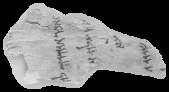
#> input picture Dead_Sea_Project/extracting pieces/pieces/M41287-1-E_P3.jpg, 169 x 92 px, found by its file name; its folder holds 4 pictures in this run
$ python tsne.py   (older library calls are emulated)
#> lines starting #> are read from the running program, lines starting #| are printed output that depends on the picture
import random
import numpy as np
import pickle
from PIL import Image
from scipy.spatial import distance
import igraph
import cv2
import os
from skimage import io
from sklearn.feature_extraction import image
from sklearn.manifold import TSNE
from tqdm import tqdm

data = []
folder = 'pieces\\'

for filename in tqdm((os.listdir(folder))):
    image = cv2.imread(os.path.join(folder, filename))
#> image is the input picture: shape (92, 169, 3); min 0, max 227, mean 104.7
    if image is not None:
        image = cv2.cvtColor(image, cv2.COLOR_BGR2GRAY)
#> image: shape (92, 169)
        image = cv2.resize(image, (45, 45))
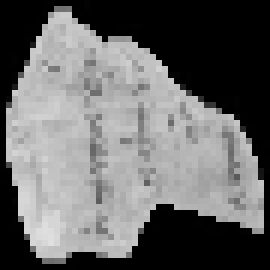
#> image: shape (45, 45) (shown 6 times larger); min 0, max 224, mean 104.4
        image = image.flatten()
#> image = 2025 values, max 224 at index 1808, min 0 at index 0, mean 104.4
        data.append([image, folder + filename])
#> pass 2 of the loop `for filename in tqdm((os.listdir(folder))):`:
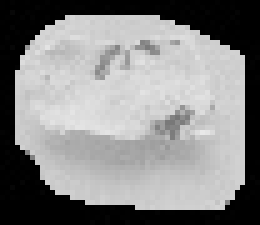
#> input picture Dead_Sea_Project/extracting pieces/pieces/M41465-1-E_P50.jpg, 52 x 45 px, found by its file name (shown 5 times larger)
#> image is the input picture: shape (45, 52, 3); min 0, max 233, mean 134.5
#> `image = cv2.resize(image, (45, 45))`:
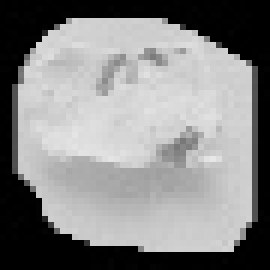
#> image: shape (45, 45) (shown 6 times larger); min 0, max 231, mean 134.4
#> `image = image.flatten()`: image = 2025 values, max 231 at index 1205, min 0 at index 1, mean 134.4
#> pass 3 of the loop `for filename in tqdm((os.listdir(folder))):`:
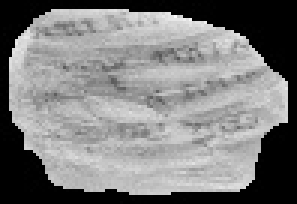
#> input picture Dead_Sea_Project/extracting pieces/pieces/M41709-1-C_P36.jpg, 99 x 68 px, found by its file name (shown 3 times larger)
#> image is the input picture: shape (68, 99, 3); min 0, max 252, mean 125.8
#> `image = cv2.resize(image, (45, 45))`:
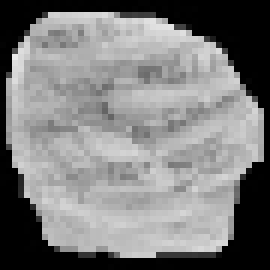
#> image: shape (45, 45) (shown 6 times larger); min 0, max 234, mean 125.7
#> `image = image.flatten()`: image = 2025 values, max 234 at index 407, min 0 at index 0, mean 125.7
#> the loop made 4 passes; the first 3 are shown

features, images = zip(*data)
from sklearn.decomposition import PCA

features = np.array(features)
pca = PCA(n_components=3)
pca.fit(features)
pca_features = pca.transform(features)
num_images_to_plot = len(images)

if len(images) > num_images_to_plot:
    sort_order = sorted(random.sample(range(len(images)), num_images_to_plot))
    images = [images[i] for i in sort_order]
    pca_features = [pca_features[i] for i in sort_order]
X = np.array(pca_features)
#> (the run stopped early here; a loop or call above may not have finished)
